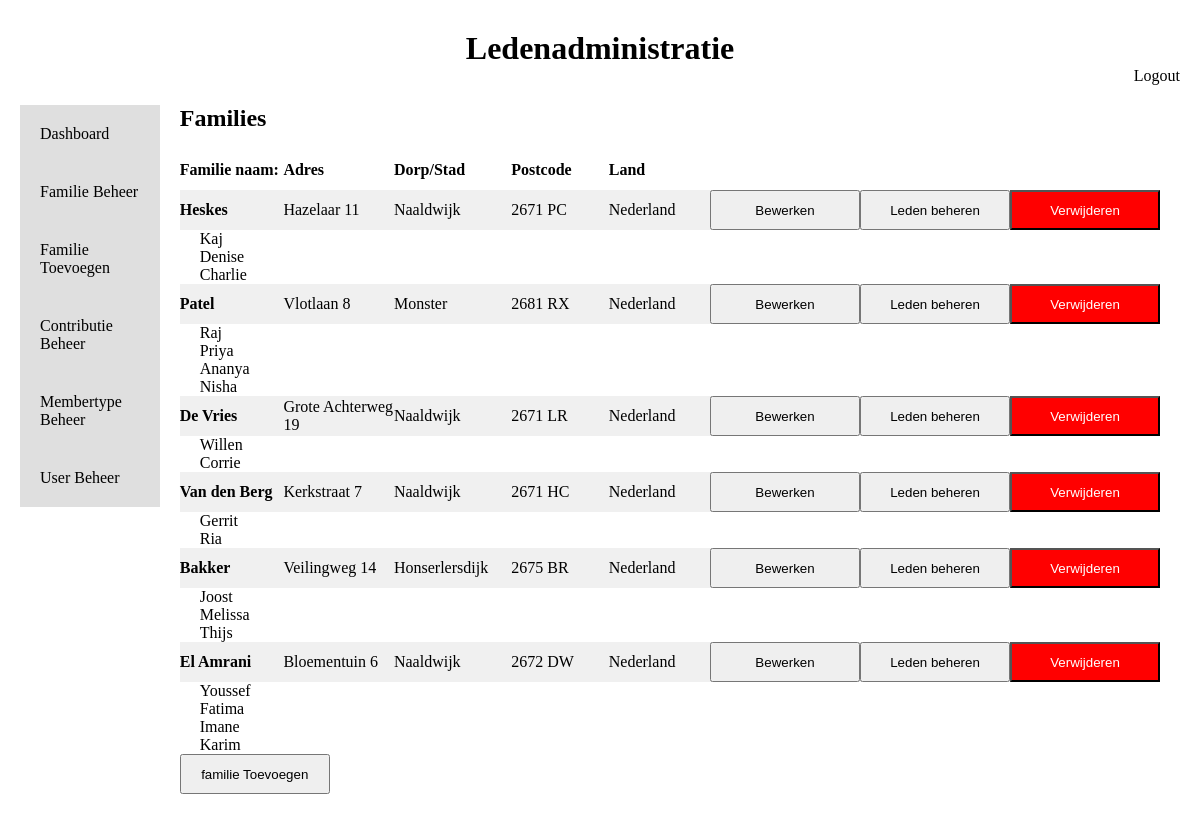
Screenshot of /Views/Families/index.php (signed in) with the database file from the repository.
### tables this page shows
CREATE TABLE IF NOT EXISTS Families (
    FamId int AUTO_INCREMENT PRIMARY KEY,
    Famname varchar(100) NOT NULL,
    Adress varchar(100),                                             
    City varchar(100),                                              
    Postcode varchar(100),                                           
    Country varchar(100)                                             
);

CREATE TABLE IF NOT EXISTS FamMember (
    FamMemId int AUTO_INCREMENT PRIMARY KEY,
    Name varchar (100) NOT NULL,                                     
    DateOfBirth DATE,                                                
    MemDes varchar (100),                                            
    FamId int,                                                       
    MemTypId int,                                                    
    CONSTRAINT FK_FamId FOREIGN KEY (FamId) REFERENCES Families (FamId),
    CONSTRAINT FK_MemTypId FOREIGN KEY (MemTypId) REFERENCES MemberType (MemTypId)
);

### Models/Family.php (called while the page is built, shortened)
<?php
    Class Family {
        private static function getConnection() {
            return new PDO('mysql:host=localhost;dbname=Memberadministration;charset=utf8', 'root', '');
        }
        public static function getAll() {
            $db = self::getConnection();
            $req = $db->query('SELECT * FROM Families');
            return $req->fetchAll(PDO::FETCH_ASSOC);
        }
    }
?>

### Models/FamMember.php (called while the page is built, shortened)
<?php
    Class FamMember {
        private static function getConnection() {
            return new PDO('mysql:host=localhost;dbname=Memberadministration;charset=utf8', 'root', '');
        }
        public static function getFamMembers(INT $famId){
            $db = self::getConnection();
            $req = $db->prepare('SELECT * FROM fammember WHERE famId = ?');
            $req->execute([$famId]);
            return $req->fetchAll(PDO::FETCH_ASSOC);
        }
    }
?>

### Views/Families/index.php (the view, shortened to what this page needs)
<!DOCTYPE html>
<html lang="en">
<head>
    <link rel="stylesheet" href="../../Css/style.css">
</head>
<body>
    <div class="title">
        <h1>Ledenadministratie</h1>
    </div>
    <div class="title_right">
        <a href="../../index.php">Logout <?php session_abort(); ?></a>
    </div>
    <div class="body_container">
        <div class="body_side">
            <a href="../Dashboard.php">Dashboard</a>
            <?php
                if ($_SESSION['Role'] == 'admin' || $_SESSION['Role'] == 'secretaris'){
                    echo '<a href="index.php">Familie Beheer</a>';
                    echo '<a href="create.php">Familie Toevoegen</a>';
                }
                if ($_SESSION['Role'] == 'admin' || $_SESSION['Role'] == 'penningmeester'){
                    echo '<a href="../Contribution/index.php">Contributie Beheer</a>';
                    echo '<a href="../Membertype/index.php">Membertype Beheer</a>';
                }
                if ($_SESSION['Role'] == 'admin'){
                    echo '<a href="../User/index.php">User Beheer</a>';
                }
            ?>
        </div>
        <div class="body_main">
            <div class="body_main_title">
                <h2>Families</h2>
            </div>
            <br>
            <div class="body_main_families">
                <?php
                    require_once '../../Models/Family.php';
                    require_once '../../Models/FamMember.php';
                    $families = Family::getAll();
                    echo "<table>";
                            echo "<tr>";
                                echo "<th>Familie naam:</th>";
                                echo "<th>Adres</th>";
                                echo "<th>Dorp/Stad</th>";
                                echo "<th>Postcode</th>";
                                echo "<th>Land</th>";
                            echo "</tr>";
                    foreach ($families as $family){
                        echo "<tr class='tr_family'>";
                            echo "<th>" . $family['Famname'] . "</th>";
                            echo "<td>" . $family['Adress'] . "</td>";
                            echo "<td>" . $family['City'] . "</td>";
                            echo "<td>" . $family['Postcode'] . "</td>";
                            echo "<td>" . $family['Country'] . "</td>";
                            echo "<td><a href='edit.php?Famid=" . $family['FamId'] . "'><button>Bewerken</button></a></td>";
                            echo "<td><a href='../FamMembers/index.php?Famid=" . $family['FamId'] . "'><button>Leden beheren</button></a></td>";
                            echo "<td><a href='delete.php?FamId=" . $family['FamId'] . "'><button class='delete'>Verwijderen</button></a></td>";
                        echo "</tr>";
                        $fammembers = FamMember::getFamMembers($family['FamId']);
                        foreach ($fammembers as $member) {
                            echo "<tr class='tr_member'>";
                                echo "<td>" . $member['Name'] . "</td>";
                            echo "</tr>";
                        }
                    }
                    echo "</table>";
                ?>
                <a href="create.php"><Button>familie Toevoegen</Button></a>
            </div>
        </div>
    </div>
</body>
</html>

### Css/style.css (style rules this page uses)
* { margin: 0px; padding: 0px; }
.title { display: flex; flex-direction: column; justify-content: center; align-items: center; margin-top: 30px; }
.title_right { display: flex; flex-direction: row; justify-content: end; margin-right: 20px; }
.title_right a { color: black; text-decoration: none; }
.body_container { display: flex; flex-direction: row; margin: 20px; }
.body_side a { color: black; text-decoration: none; padding: 20px; background-color: rgb(223, 223, 223); }
.body_container .body_side { display: flex; flex-direction: column; }
.body_main { margin: 0px 20px; }
.body_main_contribution td, th { width: 150px; height: 40px; text-align: start; }
.body_main_Users td, th { width: 150px; height: 40px; text-align: start; }
.body_main_families button { width: 150px; height: 40px; text-align: center; }
.body_main_families .tr_family { background-color: rgb(240, 240, 240); }
.body_main_families table { border-collapse: collapse; }
.body_main_families .tr_member td { padding-left: 20px; }
.delete { background-color: red; color: White; }

### rows the page displays
families: Famname "Heskes", Adress "Hazelaar 11", City "Naaldwijk", Postcode "2671 PC", Country "Nederland"
fammember: Name "Kaj"
fammember: Name "Denise"
fammember: Name "Charlie"
families: Famname "Patel", Adress "Vlotlaan 8", City "Monster", Postcode "2681 RX", Country "Nederland"
fammember: Name "Raj"
fammember: Name "Priya"
fammember: Name "Ananya"
fammember: Name "Nisha"
families: Famname "De Vries", Adress "Grote Achterweg 19", City "Naaldwijk", Postcode "2671 LR", Country "Nederland"
fammember: Name "Willen"
fammember: Name "Corrie"
families: Famname "Van den Berg", Adress "Kerkstraat 7", City "Naaldwijk", Postcode "2671 HC", Country "Nederland"
fammember: Name "Gerrit"
fammember: Name "Ria"
families: Famname "Bakker", Adress "Veilingweg 14", City "Honserlersdijk", Postcode "2675 BR", Country "Nederland"
fammember: Name "Joost"
fammember: Name "Melissa"
fammember: Name "Thijs"
families: Famname "El Amrani", Adress "Bloementuin 6", City "Naaldwijk", Postcode "2672 DW", Country "Nederland"
fammember: Name "Youssef"
fammember: Name "Fatima"
fammember: Name "Imane"
fammember: Name "Karim"
